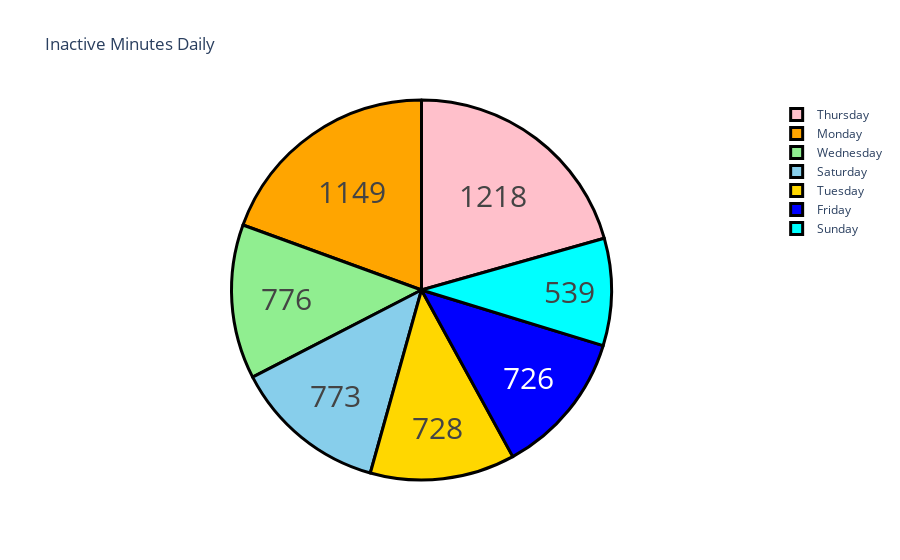

The notebook cell saved with this chart:
### Markdown cell above
### Inactive Status by day

### Code cell
day = df["Day"].value_counts()
label = day.index
counts = df["SedentaryMinutes"]
colors = ['gold','lightgreen', "pink", "blue", "skyblue", "cyan", "orange"]

fig = go.Figure(data=[go.Pie(labels=label, values=counts)])
fig.update_layout(title_text='Inactive Minutes Daily')
fig.update_traces(hoverinfo='label+percent', textinfo='value', textfont_size=30,
                  marker=dict(colors=colors, line=dict(color='black', width=3)))
fig.show()

### Figure 1 — Plotly figure (JSON) as saved in the notebook; plotly's stock layout.template omitted (floating-point values rounded to 4 significant figures; data arrays with more than 128 entries replaced by an {"elided": "..."} marker saying what was removed)
{"data": [{"hoverinfo": "label+percent", "labels": ["Tuesday", "Wednesday", "Thursday", "Friday", "Saturday", "Sunday", "Monday"], "marker": {"colors": ["gold", "lightgreen", "pink", "blue", "skyblue", "cyan", "orange"], "line": {"color": "black", "width": 3}}, "textfont": {"size": 30}, "textinfo": "value", "type": "pie", "values": {"elided": "940 int values"}}], "layout": {"title": {"text": "Inactive Minutes Daily"}}}
